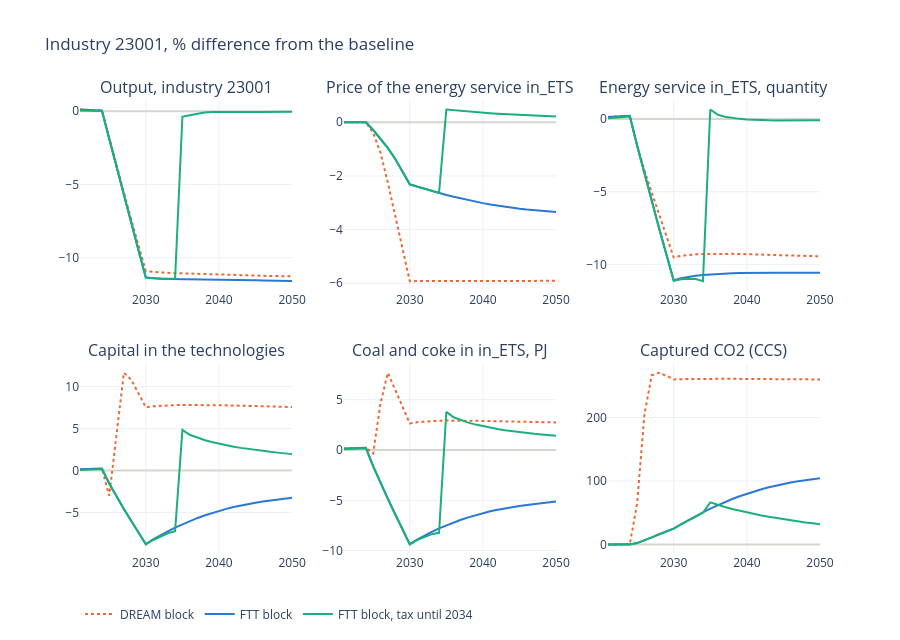

The notebook cell this image was saved under:
### Markdown cell above
## The industry that uses the technologies

Industry 23001: output, the price of the energy service, capital in the technologies, coal use and captured CO2.

* Output falls by about 11 % with both blocks (-10.9 % in DREAM's and -11.4 % in FTT in 2030). The fall comes from
  the rest of the model, not from the choice of technology.
* The price of the energy service falls less with FTT (-2.3 % against -5.9 % in 2030), as the cheaper technology
  comes in slowly.
* Captured CO2 is up 260 % from 2030 in DREAM's block. With FTT it is up 25 % in 2030 and 104 % in 2050.
* With DREAM's block capital in the technologies rises 7.5 % (CCS is capital heavy) and coal use rises. With FTT
  both fall with the energy service, as the shift to CCS is small in the first years.

### Code cell
IND = {'QY_I__23001': 'Output, industry 23001', 'PES__IN_ETS__23001': 'Price of the energy service in_ETS',
       'QES__IN_ETS__23001': 'Energy service in_ETS, quantity', 'QESK__IN_ETS__23001': 'Capital in the technologies',
       'QESE__IN_ETS__COAL_AND_COKE__23001': 'Coal and coke in in_ETS, PJ', 'CCS_23001': 'Captured CO2 (CCS)'}
lines(IND, 'Industry 23001, % difference from the baseline').show()
table(IND).round(2)

### Figure 1 — Plotly figure (JSON) as saved in the notebook; plotly's stock layout.template omitted (floating-point values rounded to 4 significant figures)
{"data": [{"hovertemplate": "DREAM block %{x}: %{y:.3f}<extra></extra>", "legendgroup": "DREAM block", "line": {"color": "#eb6834", "dash": "dot", "width": 2}, "mode": "lines", "name": "DREAM block", "showlegend": true, "type": "scatter", "x": [2021, 2022, 2023, 2024, 2025, 2026, 2027, 2028, 2029, 2030, 2031, 2032, 2033, 2034, 2035, 2036, 2037, 2038, 2039, 2040, 2041, 2042, 2043, 2044, 2045, 2046, 2047, 2048, 2049, 2050], "xaxis": "x", "y": [0.1195, 0.1161, 0.07189, 0.05678, -1.855, -3.737, -5.582, -7.389, -9.163, -10.9, -10.97, -11.01, -11.04, -11.06, -11.07, -11.08, -11.09, -11.1, -11.11, -11.12, -11.14, -11.16, -11.17, -11.19, -11.21, -11.23, -11.25, -11.26, -11.27, -11.27], "yaxis": "y"}, {"hovertemplate": "FTT block %{x}: %{y:.3f}<extra></extra>", "legendgroup": "FTT block", "line": {"color": "#2a78d6", "width": 2}, "mode": "lines", "name": "FTT block", "showlegend": true, "type": "scatter", "x": [2021, 2022, 2023, 2024, 2025, 2026, 2027, 2028, 2029, 2030, 2031, 2032, 2033, 2034, 2035, 2036, 2037, 2038, 2039, 2040, 2041, 2042, 2043, 2044, 2045, 2046, 2047, 2048, 2049, 2050], "xaxis": "x", "y": [0.1196, 0.1156, 0.07019, 0.05253, -1.888, -3.821, -5.745, -7.648, -9.518, -11.35, -11.4, -11.43, -11.45, -11.45, -11.46, -11.46, -11.46, -11.46, -11.47, -11.48, -11.49, -11.5, -11.51, -11.53, -11.55, -11.56, -11.58, -11.59, -11.6, -11.59], "yaxis": "y"}, {"hovertemplate": "FTT block, tax until 2034 %{x}: %{y:.3f}<extra></extra>", "legendgroup": "FTT block, tax until 2034", "line": {"color": "#1baf7a", "width": 2}, "mode": "lines", "name": "FTT block, tax until 2034", "showlegend": true, "type": "scatter", "x": [2021, 2022, 2023, 2024, 2025, 2026, 2027, 2028, 2029, 2030, 2031, 2032, 2033, 2034, 2035, 2036, 2037, 2038, 2039, 2040, 2041, 2042, 2043, 2044, 2045, 2046, 2047, 2048, 2049, 2050], "xaxis": "x", "y": [0.04767, 0.04646, 0.03115, 0.02226, -1.91, -3.835, -5.754, -7.652, -9.521, -11.35, -11.4, -11.43, -11.43, -11.43, -0.3705, -0.2684, -0.1524, -0.08371, -0.05496, -0.04471, -0.04137, -0.04074, -0.0412, -0.04189, -0.04234, -0.04238, -0.042, -0.0412, -0.03997, -0.03803], "yaxis": "y"}, {"hovertemplate": "DREAM block %{x}: %{y:.3f}<extra></extra>", "legendgroup": "DREAM block", "line": {"color": "#eb6834", "dash": "dot", "width": 2}, "mode": "lines", "name": "DREAM block", "showlegend": false, "type": "scatter", "x": [2021, 2022, 2023, 2024, 2025, 2026, 2027, 2028, 2029, 2030, 2031, 2032, 2033, 2034, 2035, 2036, 2037, 2038, 2039, 2040, 2041, 2042, 2043, 2044, 2045, 2046, 2047, 2048, 2049, 2050], "xaxis": "x2", "y": [0.001745, 0.004115, 0.004012, 0.003584, -0.3908, -1.13, -2.246, -3.46, -4.689, -5.92, -5.919, -5.918, -5.918, -5.917, -5.917, -5.917, -5.917, -5.917, -5.917, -5.917, -5.917, -5.918, -5.918, -5.918, -5.918, -5.918, -5.918, -5.917, -5.914, -5.908], "yaxis": "y2"}, {"hovertemplate": "FTT block %{x}: %{y:.3f}<extra></extra>", "legendgroup": "FTT block", "line": {"color": "#2a78d6", "width": 2}, "mode": "lines", "name": "FTT block", "showlegend": false, "type": "scatter", "x": [2021, 2022, 2023, 2024, 2025, 2026, 2027, 2028, 2029, 2030, 2031, 2032, 2033, 2034, 2035, 2036, 2037, 2038, 2039, 2040, 2041, 2042, 2043, 2044, 2045, 2046, 2047, 2048, 2049, 2050], "xaxis": "x2", "y": [0.001747, 0.004092, 0.003964, 0.003516, -0.2865, -0.6005, -0.957, -1.361, -1.813, -2.311, -2.396, -2.478, -2.557, -2.634, -2.707, -2.776, -2.841, -2.902, -2.959, -3.012, -3.061, -3.106, -3.147, -3.184, -3.219, -3.249, -3.277, -3.302, -3.323, -3.341], "yaxis": "y2"}, {"hovertemplate": "FTT block, tax until 2034 %{x}: %{y:.3f}<extra></extra>", "legendgroup": "FTT block, tax until 2034", "line": {"color": "#1baf7a", "width": 2}, "mode": "lines", "name": "FTT block, tax until 2034", "showlegend": false, "type": "scatter", "x": [2021, 2022, 2023, 2024, 2025, 2026, 2027, 2028, 2029, 2030, 2031, 2032, 2033, 2034, 2035, 2036, 2037, 2038, 2039, 2040, 2041, 2042, 2043, 2044, 2045, 2046, 2047, 2048, 2049, 2050], "xaxis": "x2", "y": [0.0006835, 0.001488, 0.00148, 0.001371, -0.2884, -0.6022, -0.9587, -1.363, -1.814, -2.313, -2.397, -2.479, -2.559, -2.635, 0.4749, 0.4485, 0.4226, 0.3985, 0.3765, 0.3562, 0.3373, 0.3198, 0.3035, 0.2883, 0.2741, 0.2608, 0.2482, 0.2363, 0.2249, 0.214], "yaxis": "y2"}, {"hovertemplate": "DREAM block %{x}: %{y:.3f}<extra></extra>", "legendgroup": "DREAM block", "line": {"color": "#eb6834", "dash": "dot", "width": 2}, "mode": "lines", "name": "DREAM block", "showlegend": false, "type": "scatter", "x": [2021, 2022, 2023, 2024, 2025, 2026, 2027, 2028, 2029, 2030, 2031, 2032, 2033, 2034, 2035, 2036, 2037, 2038, 2039, 2040, 2041, 2042, 2043, 2044, 2045, 2046, 2047, 2048, 2049, 2050], "xaxis": "x3", "y": [0.1473, 0.1709, 0.161, 0.2199, -1.784, -3.53, -5.064, -6.552, -8.03, -9.52, -9.41, -9.349, -9.31, -9.286, -9.273, -9.268, -9.27, -9.276, -9.285, -9.297, -9.312, -9.328, -9.346, -9.365, -9.385, -9.406, -9.425, -9.442, -9.451, -9.444], "yaxis": "y3"}, {"hovertemplate": "FTT block %{x}: %{y:.3f}<extra></extra>", "legendgroup": "FTT block", "line": {"color": "#2a78d6", "width": 2}, "mode": "lines", "name": "FTT block", "showlegend": false, "type": "scatter", "x": [2021, 2022, 2023, 2024, 2025, 2026, 2027, 2028, 2029, 2030, 2031, 2032, 2033, 2034, 2035, 2036, 2037, 2038, 2039, 2040, 2041, 2042, 2043, 2044, 2045, 2046, 2047, 2048, 2049, 2050], "xaxis": "x3", "y": [0.1478, 0.1724, 0.1641, 0.2265, -1.811, -3.762, -5.654, -7.497, -9.303, -11.09, -10.95, -10.86, -10.79, -10.73, -10.69, -10.65, -10.63, -10.61, -10.59, -10.58, -10.57, -10.57, -10.57, -10.58, -10.58, -10.59, -10.6, -10.6, -10.6, -10.58], "yaxis": "y3"}, {"hovertemplate": "FTT block, tax until 2034 %{x}: %{y:.3f}<extra></extra>", "legendgroup": "FTT block, tax until 2034", "line": {"color": "#1baf7a", "width": 2}, "mode": "lines", "name": "FTT block, tax until 2034", "showlegend": false, "type": "scatter", "x": [2021, 2022, 2023, 2024, 2025, 2026, 2027, 2028, 2029, 2030, 2031, 2032, 2033, 2034, 2035, 2036, 2037, 2038, 2039, 2040, 2041, 2042, 2043, 2044, 2045, 2046, 2047, 2048, 2049, 2050], "xaxis": "x3", "y": [0.06544, 0.08967, 0.1149, 0.1868, -1.842, -3.785, -5.673, -7.516, -9.327, -11.13, -11.02, -10.98, -11.01, -11.15, 0.6596, 0.3071, 0.1647, 0.08026, 0.01687, -0.02783, -0.05671, -0.07456, -0.0852, -0.09107, -0.09368, -0.0941, -0.09306, -0.09107, -0.08842, -0.08508], "yaxis": "y3"}, {"hovertemplate": "DREAM block %{x}: %{y:.3f}<extra></extra>", "legendgroup": "DREAM block", "line": {"color": "#eb6834", "dash": "dot", "width": 2}, "mode": "lines", "name": "DREAM block", "showlegend": false, "type": "scatter", "x": [2021, 2022, 2023, 2024, 2025, 2026, 2027, 2028, 2029, 2030, 2031, 2032, 2033, 2034, 2035, 2036, 2037, 2038, 2039, 2040, 2041, 2042, 2043, 2044, 2045, 2046, 2047, 2048, 2049, 2050], "xaxis": "x4", "y": [0.1468, 0.1697, 0.1598, 0.2188, -3.003, 4.316, 11.64, 10.84, 9.263, 7.521, 7.653, 7.726, 7.773, 7.802, 7.817, 7.823, 7.821, 7.813, 7.801, 7.785, 7.767, 7.746, 7.723, 7.698, 7.672, 7.645, 7.618, 7.592, 7.573, 7.571], "yaxis": "y4"}, {"hovertemplate": "FTT block %{x}: %{y:.3f}<extra></extra>", "legendgroup": "FTT block", "line": {"color": "#2a78d6", "width": 2}, "mode": "lines", "name": "FTT block", "showlegend": false, "type": "scatter", "x": [2021, 2022, 2023, 2024, 2025, 2026, 2027, 2028, 2029, 2030, 2031, 2032, 2033, 2034, 2035, 2036, 2037, 2038, 2039, 2040, 2041, 2042, 2043, 2044, 2045, 2046, 2047, 2048, 2049, 2050], "xaxis": "x4", "y": [0.1478, 0.1721, 0.1637, 0.2258, -1.551, -3.114, -4.579, -5.995, -7.387, -8.781, -8.218, -7.715, -7.249, -6.813, -6.409, -6.034, -5.689, -5.371, -5.08, -4.815, -4.575, -4.358, -4.164, -3.991, -3.837, -3.701, -3.578, -3.467, -3.361, -3.245], "yaxis": "y4"}, {"hovertemplate": "FTT block, tax until 2034 %{x}: %{y:.3f}<extra></extra>", "legendgroup": "FTT block, tax until 2034", "line": {"color": "#1baf7a", "width": 2}, "mode": "lines", "name": "FTT block, tax until 2034", "showlegend": false, "type": "scatter", "x": [2021, 2022, 2023, 2024, 2025, 2026, 2027, 2028, 2029, 2030, 2031, 2032, 2033, 2034, 2035, 2036, 2037, 2038, 2039, 2040, 2041, 2042, 2043, 2044, 2045, 2046, 2047, 2048, 2049, 2050], "xaxis": "x4", "y": [0.06544, 0.08958, 0.1147, 0.1866, -1.582, -3.137, -4.598, -6.014, -7.412, -8.82, -8.288, -7.843, -7.483, -7.254, 4.844, 4.26, 3.91, 3.635, 3.395, 3.186, 3.004, 2.842, 2.697, 2.565, 2.444, 2.331, 2.227, 2.129, 2.038, 1.952], "yaxis": "y4"}, {"hovertemplate": "DREAM block %{x}: %{y:.3f}<extra></extra>", "legendgroup": "DREAM block", "line": {"color": "#eb6834", "dash": "dot", "width": 2}, "mode": "lines", "name": "DREAM block", "showlegend": false, "type": "scatter", "x": [2021, 2022, 2023, 2024, 2025, 2026, 2027, 2028, 2029, 2030, 2031, 2032, 2033, 2034, 2035, 2036, 2037, 2038, 2039, 2040, 2041, 2042, 2043, 2044, 2045, 2046, 2047, 2048, 2049, 2050], "xaxis": "x5", "y": [0.1472, 0.1707, 0.1608, 0.2198, -0.3344, 4.653, 7.671, 6.01, 4.336, 2.645, 2.77, 2.839, 2.883, 2.91, 2.924, 2.929, 2.927, 2.919, 2.908, 2.893, 2.876, 2.856, 2.835, 2.812, 2.788, 2.765, 2.743, 2.725, 2.72, 2.742], "yaxis": "y5"}, {"hovertemplate": "FTT block %{x}: %{y:.3f}<extra></extra>", "legendgroup": "FTT block", "line": {"color": "#2a78d6", "width": 2}, "mode": "lines", "name": "FTT block", "showlegend": false, "type": "scatter", "x": [2021, 2022, 2023, 2024, 2025, 2026, 2027, 2028, 2029, 2030, 2031, 2032, 2033, 2034, 2035, 2036, 2037, 2038, 2039, 2040, 2041, 2042, 2043, 2044, 2045, 2046, 2047, 2048, 2049, 2050], "xaxis": "x5", "y": [0.1478, 0.1721, 0.1637, 0.2258, -1.613, -3.271, -4.841, -6.364, -7.86, -9.353, -8.898, -8.499, -8.134, -7.796, -7.484, -7.198, -6.935, -6.694, -6.475, -6.277, -6.098, -5.938, -5.795, -5.668, -5.556, -5.457, -5.368, -5.286, -5.204, -5.109], "yaxis": "y5"}, {"hovertemplate": "FTT block, tax until 2034 %{x}: %{y:.3f}<extra></extra>", "legendgroup": "FTT block, tax until 2034", "line": {"color": "#1baf7a", "width": 2}, "mode": "lines", "name": "FTT block, tax until 2034", "showlegend": false, "type": "scatter", "x": [2021, 2022, 2023, 2024, 2025, 2026, 2027, 2028, 2029, 2030, 2031, 2032, 2033, 2034, 2035, 2036, 2037, 2038, 2039, 2040, 2041, 2042, 2043, 2044, 2045, 2046, 2047, 2048, 2049, 2050], "xaxis": "x5", "y": [0.06544, 0.08958, 0.1147, 0.1866, -1.644, -3.293, -4.86, -6.383, -7.885, -9.392, -8.967, -8.626, -8.366, -8.232, 3.788, 3.257, 2.956, 2.726, 2.527, 2.357, 2.212, 2.086, 1.974, 1.874, 1.782, 1.698, 1.621, 1.549, 1.483, 1.422], "yaxis": "y5"}, {"hovertemplate": "DREAM block %{x}: %{y:.3f}<extra></extra>", "legendgroup": "DREAM block", "line": {"color": "#eb6834", "dash": "dot", "width": 2}, "mode": "lines", "name": "DREAM block", "showlegend": false, "type": "scatter", "x": [2021, 2022, 2023, 2024, 2025, 2026, 2027, 2028, 2029, 2030, 2031, 2032, 2033, 2034, 2035, 2036, 2037, 2038, 2039, 2040, 2041, 2042, 2043, 2044, 2045, 2046, 2047, 2048, 2049, 2050], "xaxis": "x6", "y": [0.1523, 0.1829, 0.1727, 0.2304, 64.87, 205.0, 266.5, 270.4, 265.8, 260.0, 260.5, 260.7, 260.9, 261.0, 261.1, 261.1, 261.1, 261.0, 261.0, 260.9, 260.8, 260.7, 260.6, 260.5, 260.3, 260.2, 260.1, 260.0, 259.9, 260.0], "yaxis": "y6"}, {"hovertemplate": "FTT block %{x}: %{y:.3f}<extra></extra>", "legendgroup": "FTT block", "line": {"color": "#2a78d6", "width": 2}, "mode": "lines", "name": "FTT block", "showlegend": false, "type": "scatter", "x": [2021, 2022, 2023, 2024, 2025, 2026, 2027, 2028, 2029, 2030, 2031, 2032, 2033, 2034, 2035, 2036, 2037, 2038, 2039, 2040, 2041, 2042, 2043, 2044, 2045, 2046, 2047, 2048, 2049, 2050], "xaxis": "x6", "y": [0.1478, 0.1691, 0.1577, 0.2174, 2.27, 6.414, 11.22, 16.07, 20.74, 25.1, 31.89, 38.45, 44.75, 50.77, 56.48, 61.87, 66.92, 71.62, 75.98, 79.99, 83.67, 87.03, 90.08, 92.84, 95.32, 97.56, 99.56, 101.4, 103.0, 104.5], "yaxis": "y6"}, {"hovertemplate": "FTT block, tax until 2034 %{x}: %{y:.3f}<extra></extra>", "legendgroup": "FTT block, tax until 2034", "line": {"color": "#1baf7a", "width": 2}, "mode": "lines", "name": "FTT block, tax until 2034", "showlegend": false, "type": "scatter", "x": [2021, 2022, 2023, 2024, 2025, 2026, 2027, 2028, 2029, 2030, 2031, 2032, 2033, 2034, 2035, 2036, 2037, 2038, 2039, 2040, 2041, 2042, 2043, 2044, 2045, 2046, 2047, 2048, 2049, 2050], "xaxis": "x6", "y": [0.06544, 0.08848, 0.1125, 0.1834, 2.245, 6.396, 11.2, 16.06, 20.72, 25.05, 31.8, 38.26, 44.39, 50.06, 66.38, 62.43, 59.06, 56.01, 53.19, 50.57, 48.13, 45.86, 43.74, 41.74, 39.86, 38.09, 36.42, 34.85, 33.35, 31.94], "yaxis": "y6"}], "layout": {"annotations": [{"font": {"size": 16}, "showarrow": false, "text": "Output, industry 23001", "x": 0.1433, "xanchor": "center", "xref": "paper", "y": 1.0, "yanchor": "bottom", "yref": "paper"}, {"font": {"size": 16}, "showarrow": false, "text": "Price of the energy service in_ETS", "x": 0.5, "xanchor": "center", "xref": "paper", "y": 1.0, "yanchor": "bottom", "yref": "paper"}, {"font": {"size": 16}, "showarrow": false, "text": "Energy service in_ETS, quantity", "x": 0.8567, "xanchor": "center", "xref": "paper", "y": 1.0, "yanchor": "bottom", "yref": "paper"}, {"font": {"size": 16}, "showarrow": false, "text": "Capital in the technologies", "x": 0.1433, "xanchor": "center", "xref": "paper", "y": 0.42, "yanchor": "bottom", "yref": "paper"}, {"font": {"size": 16}, "showarrow": false, "text": "Coal and coke in in_ETS, PJ", "x": 0.5, "xanchor": "center", "xref": "paper", "y": 0.42, "yanchor": "bottom", "yref": "paper"}, {"font": {"size": 16}, "showarrow": false, "text": "Captured CO2 (CCS)", "x": 0.8567, "xanchor": "center", "xref": "paper", "y": 0.42, "yanchor": "bottom", "yref": "paper"}], "height": 640, "hovermode": "x unified", "legend": {"orientation": "h", "y": -0.1}, "title": {"text": "Industry 23001, % difference from the baseline"}, "xaxis": {"anchor": "y", "domain": [0.0, 0.2867]}, "xaxis2": {"anchor": "y2", "domain": [0.3567, 0.6433]}, "xaxis3": {"anchor": "y3", "domain": [0.7133, 1.0]}, "xaxis4": {"anchor": "y4", "domain": [0.0, 0.2867]}, "xaxis5": {"anchor": "y5", "domain": [0.3567, 0.6433]}, "xaxis6": {"anchor": "y6", "domain": [0.7133, 1.0]}, "yaxis": {"anchor": "x", "domain": [0.58, 1.0], "zeroline": true, "zerolinecolor": "#d6d5d0"}, "yaxis2": {"anchor": "x2", "domain": [0.58, 1.0], "zeroline": true, "zerolinecolor": "#d6d5d0"}, "yaxis3": {"anchor": "x3", "domain": [0.58, 1.0], "zeroline": true, "zerolinecolor": "#d6d5d0"}, "yaxis4": {"anchor": "x4", "domain": [0.0, 0.42], "zeroline": true, "zerolinecolor": "#d6d5d0"}, "yaxis5": {"anchor": "x5", "domain": [0.0, 0.42], "zeroline": true, "zerolinecolor": "#d6d5d0"}, "yaxis6": {"anchor": "x6", "domain": [0.0, 0.42], "zeroline": true, "zerolinecolor": "#d6d5d0"}}}
